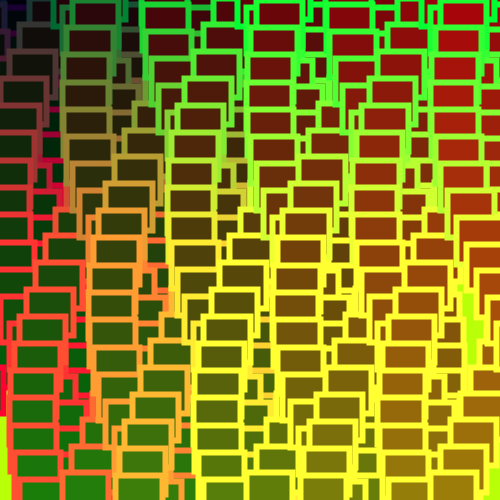
Frame 1 (no input)
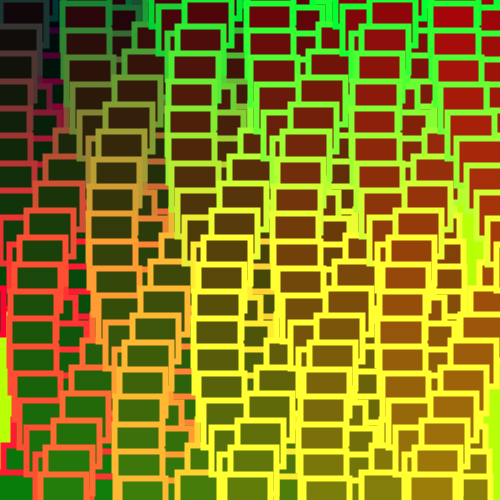
Frame 60 (the mouse pressed at the canvas centre just before this capture)
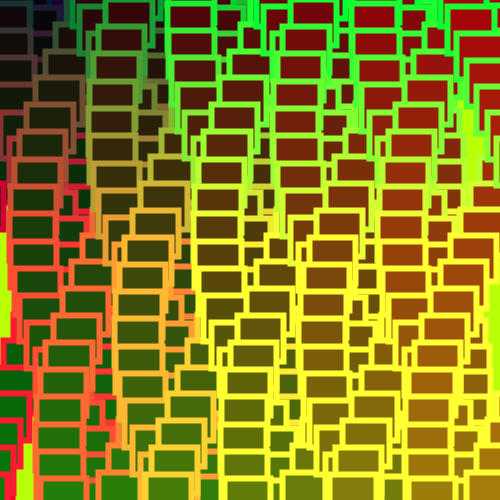
Frame 120 (the mouse held since frame 60 and released just before this capture)

The Processing sketch that drew these frames (run headless with seeded random() and noise(); from frame 60 on, the mouse is pressed at the canvas centre):

// Processing sketch: processing_152330
// ── processing_152330.pde

/*
 * Creative Coding
 * Week 2, 05 - Moving Patterns 1
 * by Indae Hwang and Jon McCormack
 * Copyright (c) 2014 Monash University
 *
 * This sketch builds on the previous sketches, drawing shapes based on the
 * current framerate. The movement of individual shapes combine to create a
 * gestalt field of motion. Use the arrow keys on your keyboard to change the
 * frame rate. 
 * 
 */

// variable used to store the current frame rate value
int frame_rate_value;

void setup() {
  size(500, 500);
  

  frame_rate_value = 14;
  frameRate(frame_rate_value);
  rectMode(CENTER);
  background(255);
}


void draw() {

  background(#B8FF08);
  
  
  int num = 20;
  int margin = 0;
  float gutter = -20; //distance between each cell
  float cellsize = ( width - (1 * margin) - gutter * (num - 1) ) / (num - 1);
  
  
noFill();
float headCenterX = width/2 ; 
float headCenterY = 100; 
float headSize = 10 ; 
for (int i =0; i< 6; i++) {


float radian = TWO_PI/6; 
float x = headCenterX + headSize*cos(radian/2 + radian*i); 
float y = headCenterY + headSize*sin(radian/2 + radian*i); 
vertex(x, y);



strokeWeight(6);
}

endShape(CLOSE);

  int circleNumber = 0; // counter
  for (int i=0; i<num; i++) {
    for (int j=0; j<num; j++) {
      circleNumber = (i * num) + j; // different way to calculate the circle number from w2_04

      float tx = margin + cellsize * i + gutter * i;
      float ty = margin + cellsize * j + gutter * j;

      stroke(ty, tx, 50);
      fill(tx/3,ty/4,10);
      movingCircle(tx, ty, cellsize, circleNumber);
    }
  }
} //end of draw 


void movingCircle(float x, float y, float size, int circleNum) {

  float finalAngle;
  finalAngle = frameCount + circleNum;

  //the rotating angle for each tempX and tempY postion is affected by frameRate and angle;  
  float tempX = x + (size / 1) * sin(PI / frame_rate_value * finalAngle);
  float tempY = y + (size / 10) * cos(PI / frame_rate_value * finalAngle);

  rect(tempX, tempY, size, size);
}


/*
 * keyReleased function
 *
 * called automatically by Processing when a keyboard key is released
 */
void keyReleased() {

  // right arrow -- increase frame_rate_value
  if (keyCode == RIGHT && frame_rate_value < 40) {
    frame_rate_value++;
  }

  // left arrow -- decrease frame_rate_value
  if ( keyCode == LEFT && frame_rate_value > 1) {
    frame_rate_value--;
  }

  // set the frameRate and print current value on the screen
  frameRate(frame_rate_value);
  println("Current frame Rate is: " + frame_rate_value);
}
